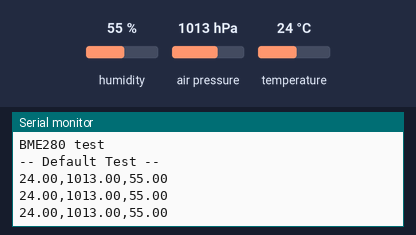
Bench run of a sketch on a simulated Arduino Uno, built with avr-gcc and run on an emulated ATmega328P. Parts: the last lines printed to the serial monitor. Inputs (shaded band) come from the test bench; at power-on: humidity 55 %, air pressure 1013 hPa, temperature 24 °C.

Above: at 1.3 s.
1.4 s: humidity set to 22 %
At 1.9 s:
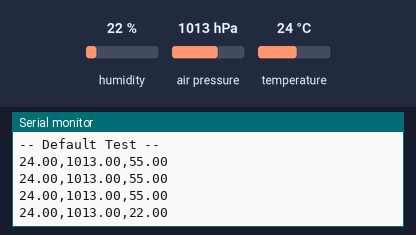
2.9 s: air pressure set to 952 hPa
At 3.4 s:
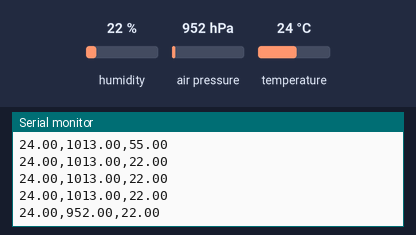
4.4 s: temperature set to 12 °C
At 5.0 s:
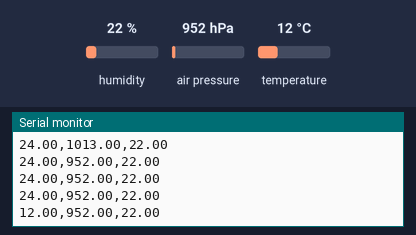

Measured:
- after the input at 1.4 s, the serial monitor: prints a new line after 0.12 s (image 1)
- after the input at 2.9 s, the serial monitor: prints a new line after 0.13 s (image 2)
- after the input at 4.4 s, the serial monitor: prints a new line after 0.15 s (image 3)

The sketch:

weather_data_collect.ino
```cpp
// Acknowledgments

// Creator: Anany Sharma at the University of Florida working under NSF grant. 2405373

// This material is based upon work supported by the National Science Foundation under Grant No. 2405373.
// Any opinions, findings, and conclusions or recommendations expressed in this material are those of the authors and do not necessarily reflect the views of the National Science Foundation.


#include <Wire.h>
#include <Adafruit_Sensor.h>
#include <Adafruit_BME280.h>

#define SEALEVELPRESSURE_HPA (1013.25)

Adafruit_BME280 bme; // I2C
unsigned long delayTime;

void setup() {
    Serial.begin(115200);
    while (!Serial);    // time to get serial running
    Serial.println(F("BME280 test"));

    bool status;

    // default settings with specific I2C address
    status = bme.begin(0x76);
    // status = bme.begin(0x77); // Uncomment if your sensor uses the address 0x77
    if (!status) {
        Serial.println("Could not find a valid BME280 sensor, check wiring, address, sensor ID!");
        Serial.print("SensorID was: 0x"); Serial.println(bme.sensorID(), 16);
        Serial.print("        ID of 0xFF probably means a bad address, a BMP 180 or BMP 085\n");
        Serial.print("   ID of 0x56-0x58 represents a BMP 280,\n");
        Serial.print("        ID of 0x60 represents a BME 280.\n");
        Serial.print("        ID of 0x61 represents a BME 680.\n");
        while (1) delay(10);
    }

    Serial.println("-- Default Test --");
    delayTime = 500; // Set to a higher frequency (sampling every 500 ms gives 2 Hz)

    Serial.println();
}

void loop() {
    printValues();
    delay(delayTime);
}

void printValues() {
    float temperature = bme.readTemperature();
    float pressure = bme.readPressure() / 100.0F;
    float humidity = bme.readHumidity();

    // Check if the sensor is returning valid data
    if (isnan(temperature) || isnan(pressure) || isnan(humidity)) {
        Serial.println("Error reading sensor data");
    } else {
        // Print the values in CSV format
        Serial.print(temperature);
        Serial.print(",");
        Serial.print(pressure);
        Serial.print(",");
        Serial.println(humidity);
    }
}
```
